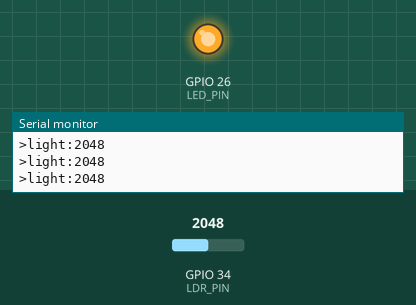
Simulated run of this program. Board: ESP32. Parts: output pins drawn as LEDs (lit = HIGH), the last lines printed to the serial monitor. Inputs (shaded band) come from the test bench; at power-on: GPIO 34 (LDR_PIN) = 2048.

Above: at 1.2 s.
1.3 s: GPIO 34 (LDR_PIN) set to 2927
2.8 s: GPIO 34 (LDR_PIN) set to 3062
At 3.3 s:
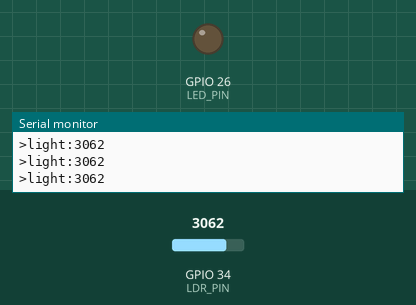
4.3 s: GPIO 34 (LDR_PIN) set to 2960
At 5.6 s:
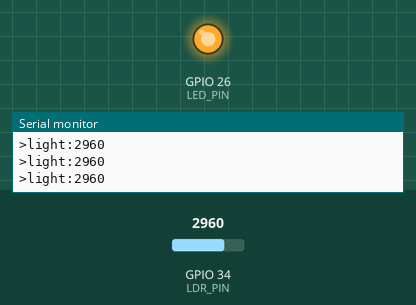
5.9 s: GPIO 34 (LDR_PIN) set to 3040
At 7.0 s:
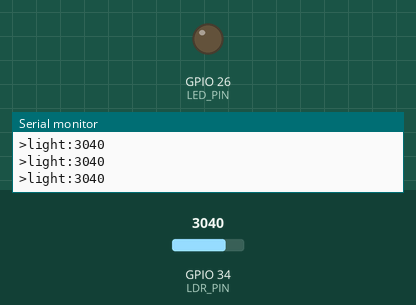
Timing chart, 0 to 8.5 s (numbered marks = the images above; inputs shaded):
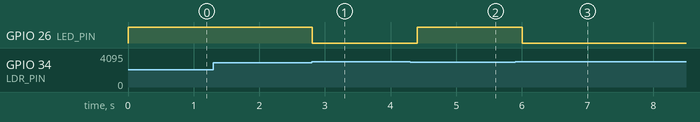

Measured:
- the behaviour switches between 2999 and 3000 on GPIO 34 (LDR_PIN) (found by bisection; images 0 and 1)
- after the input at 2.8 s, GPIO 26 (LED_PIN): HIGH → LOW at once
- after the input at 4.3 s, GPIO 26 (LED_PIN): LOW → HIGH after 0.10 s
- after the input at 5.9 s, GPIO 26 (LED_PIN): HIGH → LOW after 0.11 s

The program:

main.cpp
```cpp
#include <Arduino.h>

const int LDR_PIN = 34;   // Chân ADC đọc cảm biến ánh sáng
const int LED_PIN = 26;   // Chân điều khiển LED ngoài

void setup() {
  Serial.begin(115200);
  pinMode(LED_PIN, OUTPUT);
}

void loop() {
  int lightValue = analogRead(LDR_PIN); // Đọc giá trị ánh sáng (0 - 4095)

  // Gửi dữ liệu sang Teleplot
  Serial.print(">light:");
  Serial.println(lightValue);

  // Nếu ánh sáng yếu (giá trị nhỏ), bật LED; nếu sáng mạnh, tắt LED
  if (lightValue < 3000) {
    digitalWrite(LED_PIN, HIGH); // Bật LED
  } else {
    digitalWrite(LED_PIN, LOW);  // Tắt LED
  }

  delay(200); // Cập nhật mỗi 200ms
}
```
